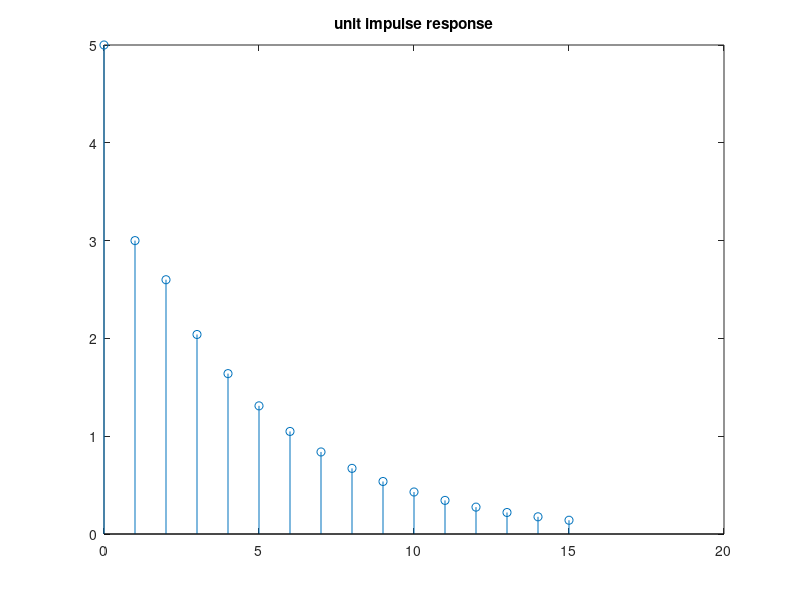

Source code (MATLAB):
%function is y[𝑛] − 0.6𝑦[𝑛 – 1] − 0.16𝑦[𝑛– 2] = 5𝑥[𝑛].

a=[1,-0.6,-0.16]; % y coefficients
b=[5,0,0]; % x coefficients
N=16; % length
x=[1,zeros(1,N-1)]; 
h=filter(b,a,x); % xcoeffs, ycoeffs, input
n=0:N-1;
stem(n,h);
title('unit impulse response');
